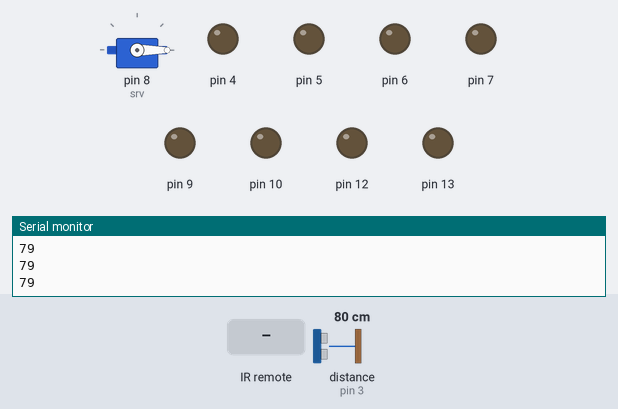
Simulated run of this sketch. Board: Arduino Uno, built with avr-gcc and run on an emulated ATmega328P. Parts: servo, output pins drawn as LEDs (lit = HIGH), the last lines printed to the serial monitor. Wiring (inferred from the names in the program): ultrasonic range finder: trigger pin 11; echo pin 3. Inputs (shaded band) come from the test bench; at power-on: distance to the obstacle (sensor on pin 3) 80 cm. The echo pulse lasts 58.3 µs per cm; pins used as bus, display or sensor lines are not drawn.

Above: at 1.2 s.
1.3 s: distance to the obstacle (sensor on pin 3) set to 18 cm
2.8 s: distance to the obstacle (sensor on pin 3) set to 14 cm
At 4.0 s:
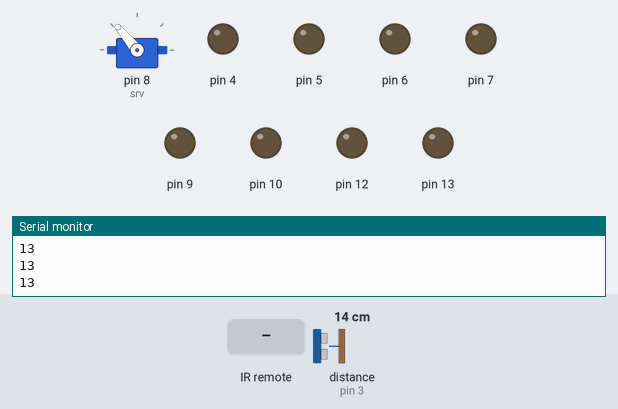
4.3 s: infrared code 0xBA45FF00 received
At 5.2 s:
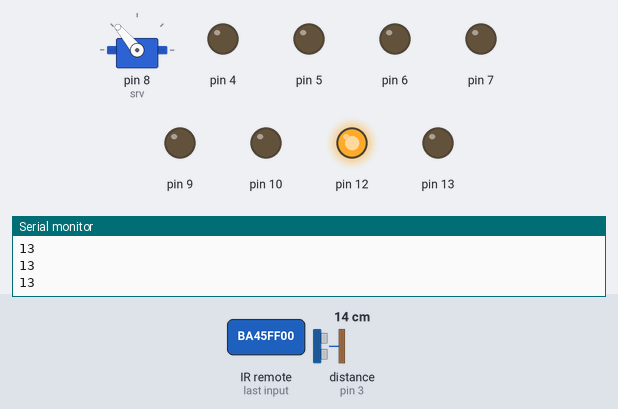
5.8 s: infrared code 0xBC43FF00 received
At 6.3 s:
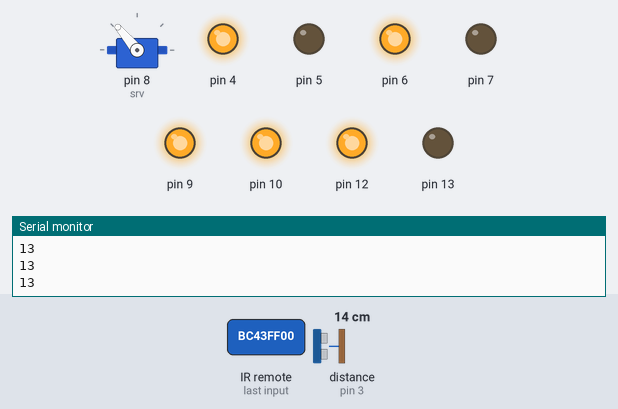
7.3 s: infrared code 0xBB44FF00 received
At 8.5 s:
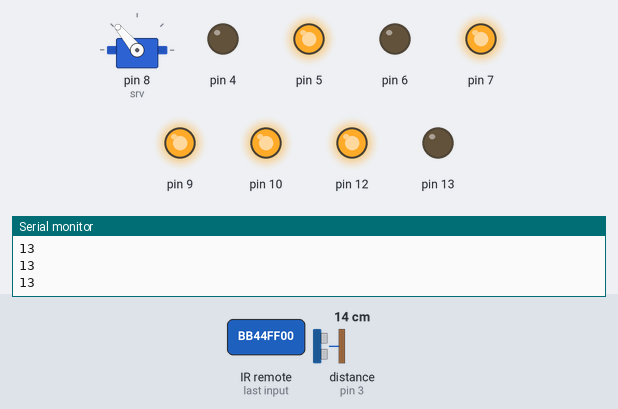
8.8 s: infrared code 0xF609FF00 received
At 9.6 s:
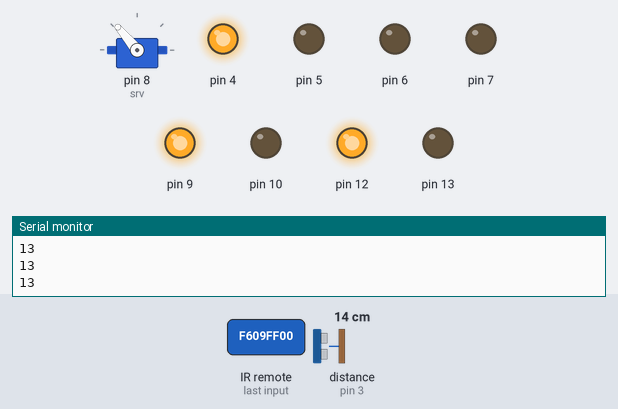
Timing chart, 0 to 11.3 s (numbered marks = the images above; inputs shaded):
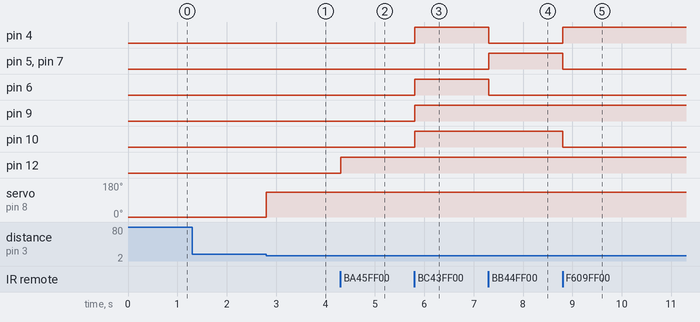

The sketch:

project.ino
```cpp
#include <IRremote.h>
#include <Servo.h>

const int trigPin = 11, echoPin = 3; // Ultra-Sonic Distance Sensor Pins
const int recvPin = 2; // IR Remote Receiver Pin
IRrecv irrecv(recvPin);
decode_results results;
Servo srv; // Servo Motor

class Motor
{
  public:
    int m_IN1, m_IN2; // Input Pins
    int m_EN; // Enable Pin

    Motor(int IN1, int IN2, int EN) : m_IN1(IN1), m_IN2(IN2), m_EN(EN) {} // Constructor

    void begin() // Initialize motor
    {
      pinMode(m_IN1, OUTPUT);
      pinMode(m_IN2, OUTPUT);
      pinMode(m_EN , OUTPUT);
      stop();
    }

    void moveForward(int speed)
    {
      digitalWrite(m_IN1, HIGH);
      digitalWrite(m_IN2, LOW);
      analogWrite(m_EN, speed);
    }

    void moveBackward(int speed)
    {
      digitalWrite(m_IN1, LOW);
      digitalWrite(m_IN2, HIGH);
      analogWrite(m_EN, speed);
    }

    void stop()
    {
      digitalWrite(m_IN1, LOW);
      digitalWrite(m_IN2, LOW);
      analogWrite(m_EN, 0);
    }
};

Motor MR(4, 5, 9), ML(6, 7, 10); // Right Motor, Left Motor
bool isOn = false; // Check Power

int ultraSonic() // Ultra-Sonic Sensor distance check
{
  // Send signal
  digitalWrite(trigPin, LOW);
  delayMicroseconds(2);
  digitalWrite(trigPin, HIGH);
  delayMicroseconds(10);
  digitalWrite(trigPin, LOW);

  // Calculate distance with time duration
  long duration = pulseIn(echoPin, HIGH);
  int distance = duration * 0.034 / 2;
  Serial.println(distance);

  if (distance <= 15)
    srv.write(130); // open DRS using Servo Motors
  else
    srv.write(0); // close DRS
  delay(5);
  return distance;
}

void setup()
{
  Serial.begin(9600);
  IrReceiver.begin(recvPin, ENABLE_LED_FEEDBACK);
  pinMode(recvPin, INPUT);
  pinMode(echoPin, INPUT);
  pinMode(trigPin, OUTPUT);
  pinMode(12, OUTPUT);
  pinMode(13, OUTPUT);
  MR.begin();
  ML.begin();
  srv.attach(8);
  srv.write(0);
}

void loop()
{
  int distance = ultraSonic();
  if (IrReceiver.decode())
  {
    // Serial.println(IrReceiver.decodedIRData.decodedRawData, HEX); // remote HEX code
    if (IrReceiver.decodedIRData.decodedRawData == 0xBA45FF00) // Power Button pressed
    {
      isOn = !isOn;
    }
    if (isOn)
    {
      digitalWrite(12, HIGH);
      switch (IrReceiver.decodedIRData.decodedRawData)
      {
      case 0xBC43FF00: // ▶▶ Button pressed
        MR.moveForward(255);
        ML.moveForward(255);
        break;

      case 0xBF40FF00: // ▶|| Button pressed
        MR.stop();
        ML.stop();
        break;

      case 0xBB44FF00: // ◀◀ Button pressed
        MR.moveBackward(255);
        ML.moveBackward(255);
        break;

      case 0xF609FF00: // ▲ Button pressed
        MR.moveForward(255);
        ML.stop();
        break;

      case 0xF807FF00: // ▼ Button pressed
        MR.stop();
        ML.moveForward(255);
        break;

      /*
      case 0xE619FF00: // EQ, for debug
        srv.write(130);
        digitalWrite(13, HIGH);
        break;

      case 0xF20DFF00: // ST/REPT, for debug
        srv.write(0);
        digitalWrite(13, LOW);
        break;
      */

      default:
        break;
      }
    }
    else digitalWrite(12, LOW);
    IrReceiver.resume();
  }
}
```

Measured:
- the behaviour switches between 17 and 16 cm on distance to the obstacle (sensor on pin 3) (found by bisection; images 0 and 1)
- after the input at 2.8 s, servo on pin 8 (srv): 0° → 130° at once
- after the input at 4.3 s, pin 12: LOW → HIGH at once
- after the input at 5.8 s, pin 4, pin 6, pin 9, pin 10: LOW → HIGH at once
- after the input at 7.3 s, pin 4, pin 6: HIGH → LOW at once; pin 5, pin 7: LOW → HIGH at once
- after the input at 8.8 s, pin 4: LOW → HIGH at once; pin 5, pin 7, pin 10: HIGH → LOW at once
